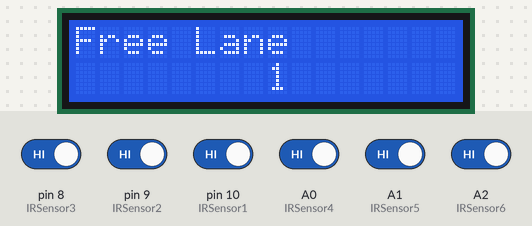
The sketch below on a simulated Arduino Uno, built with avr-gcc and run on an emulated ATmega328P. On the bench: 16×2 character LCD. The test bench sets the inputs (shaded band); at power-on: A0 (IRSensor4), A1 (IRSensor5), A2 (IRSensor6), pin 8 (IRSensor3), pin 9 (IRSensor2), pin 10 (IRSensor1) HIGH.

Above: at 1.2 s.
1.3 s: pin 10 (IRSensor1) driven LOW
At 1.9 s:
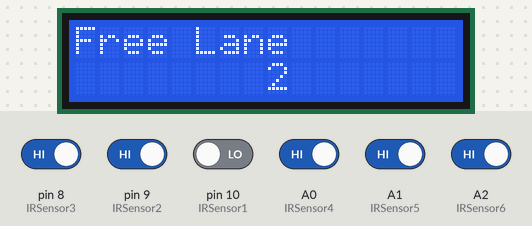
Timing chart, 0 to 4.3 s (numbered marks = the images above; inputs shaded):
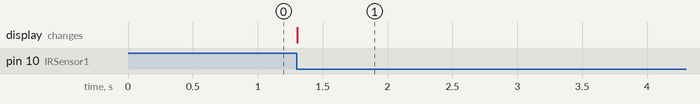

The sketch:

LaneSuggestion.ino
```cpp
 #include<LiquidCrystal.h>
LiquidCrystal lcd(12, 11, 5, 4, 3, 2);

int IRSensor1 = 10; // connect ir sensor to arduino pin 10
int IRSensor2 = 9; // connect ir sensor to arduino pin 9
int IRSensor3 = 8; // connect ir sensor to arduino pin 8
int IRSensor4 = A0; // connect ir sensor to arduino pinA0
int IRSensor5 = A1; // connect ir sensor to arduino pinA1
int IRSensor6 = A2; // connect ir sensor to arduino pinA2

void setup() {
 lcd.begin(16, 2);
  pinMode(IRSensor1, INPUT); // sensor pin INPUT
  pinMode(IRSensor2, INPUT); // sensor pin INPUT
  pinMode(IRSensor3, INPUT); // sensor pin INPUT
  pinMode(IRSensor4, INPUT); // sensor pin INPUT
  pinMode(IRSensor5, INPUT); // sensor pin INPUT
  pinMode(IRSensor6, INPUT); // sensor pin INPUT

}

void loop() {
  int statusSensor1 = digitalRead (IRSensor1);
  int statusSensor2 = digitalRead (IRSensor2);
  int statusSensor3 = digitalRead (IRSensor3);
  int statusSensor4 = digitalRead (IRSensor4);
  int statusSensor5 = digitalRead (IRSensor5);
  int statusSensor6 = digitalRead (IRSensor6);

  if (statusSensor1 == LOW && statusSensor2 == LOW && statusSensor3 == LOW && statusSensor4 == LOW && statusSensor5 == LOW && statusSensor6 == LOW){
    lcd.setCursor(0,0);
    lcd.print("Free Lane");
    lcd.setCursor(6,1);
    lcd.print("  3  ");
 }
  else if (statusSensor1 == LOW && statusSensor2 == LOW && statusSensor3 == LOW && statusSensor4 == LOW && statusSensor5 == LOW){
    lcd.setCursor(0,0);
    lcd.print("Free Lane");
    lcd.setCursor(6,1);
    lcd.print("  2  ");
 }
 else if (statusSensor1 == LOW && statusSensor2 == LOW && statusSensor4 == LOW && statusSensor5 == LOW){
    lcd.setCursor(0,0);
    lcd.print("Free Lane");
    lcd.setCursor(6,1);
    lcd.print("  1  ");

 }
 else if (statusSensor1 == LOW && statusSensor2 == LOW && statusSensor4 == LOW){
    lcd.setCursor(0,0);
    lcd.print("Free Lane");
    lcd.setCursor(6,1);
    lcd.print("  2  ");

 }
 else if (statusSensor1 == LOW && statusSensor4 == LOW){
    lcd.setCursor(0,0);
    lcd.print("Free Lane");
    lcd.setCursor(6,1);
    lcd.print("  1  ");
 }

 else if (statusSensor1 == LOW){
    lcd.setCursor(0,0);
    lcd.print("Free Lane");
    lcd.setCursor(6,1);
    lcd.print("  2  ");
  }

 else{
    lcd.setCursor(0,0);
    lcd.print("Free Lane");
    lcd.setCursor(6,1);
    lcd.print("  1  ");

 }

}
```

Measured:
- after the input at 1.3 s, the display: changes at once (image 1)
